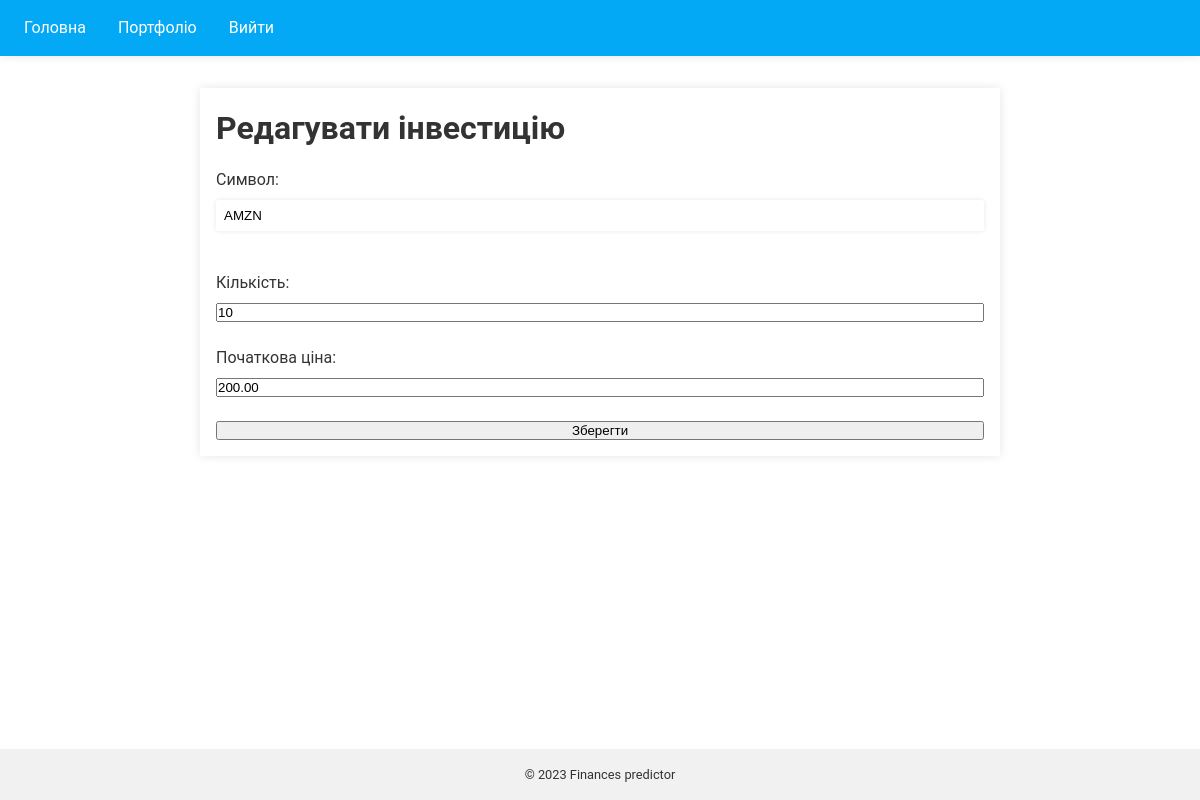
Screenshot of /edit_investment/6/ (signed in) with the database file from the repository.
### finances/models.py (models this page shows, shortened)
class Investment(models.Model):
    portfolio = models.ForeignKey(Portfolio, on_delete=models.CASCADE, related_name='investments')
    symbol = models.CharField(max_length=10)
    quantity = models.PositiveIntegerField(default=0)
    purchase_price = models.DecimalField(max_digits=12, decimal_places=2, default=0.00)
    current_market_value = models.DecimalField(max_digits=12, decimal_places=2, default=0.00)
    created_at = models.DateTimeField(auto_now_add=True)
    updated_at = models.DateTimeField(auto_now=True)
    class Meta:
        app_label = 'finances'

### finances/views.py (the view, shortened to what this page needs)
# urls.py: path('edit_investment/<int:investment_id>/', views.edit_investment, name='edit_investment'),
@login_required
def edit_investment(request, investment_id):
    portfolio = Portfolio.objects.get(user=request.user)
    investment = Investment.objects.get(pk=investment_id)
    return render(request, 'edit_investment.html', {'investment': investment})

### templates/edit_investment.html (shortened to what this page needs)
{% extends 'base.html' %}
{% block content %}
  <h1>Редагувати інвестицію</h1>
  <form method="POST">
    <label for="symbol">Символ:</label>
    <input type="text" name="symbol" id="symbol" value="{{ investment.symbol }}" required><br>
    <label for="quantity">Кількість:</label>
    <input type="number" name="quantity" id="quantity" min="1" value="{{ investment.quantity }}" required><br>
    <label for="purchase_price">Початкова ціна:</label>
    <input type="number" name="purchase_price" id="purchase_price" min="0.01" step="0.01" value="{{ investment.purchase_price }}" required><br>
    <button type="submit">Зберегти</button>
  </form>
{% endblock %}

### static/main.css (style rules this page uses)
* { margin: 0; padding: 0; box-sizing: border-box; }
body { font-family: 'Roboto', sans-serif; font-size: 16px; line-height: 1.5; color: #333; }
main h1 { font-size: 2rem; margin-bottom: 1rem; }
form { display: flex; flex-direction: column; margin-top: 1rem; }
label { margin-bottom: 0.5rem; }
input[type="text"], input[type="password"] { padding: 0.5rem; margin-bottom: 1rem; border: none; border-radius: 3px; box-shadow: 0 0 5px rgba(0, 0, 0, 0.1); }

### rows the page displays
Investment: symbol "AMZN", quantity "10", purchase_price "200.00"
